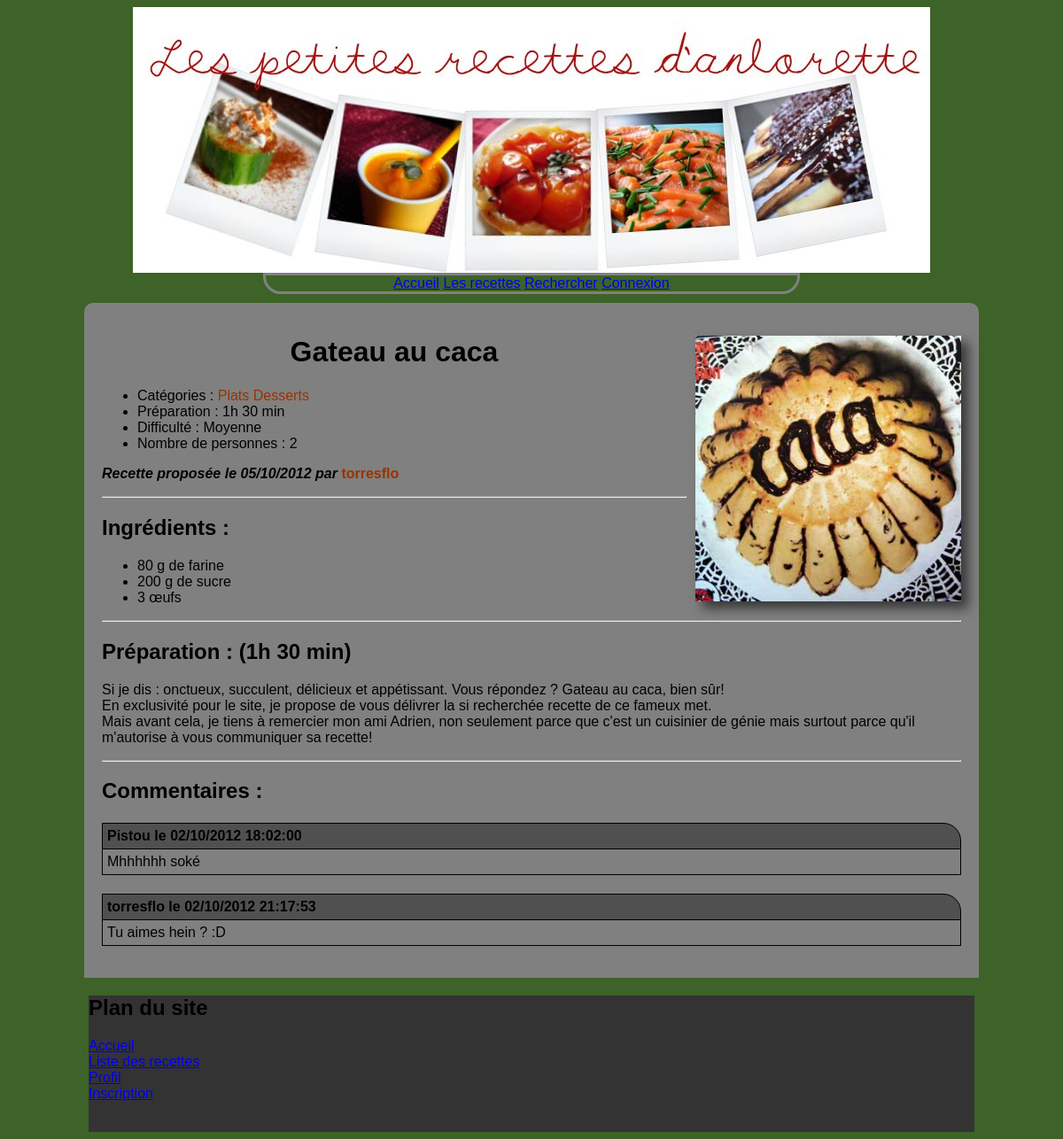
Screenshot of /site/index.php?page=detail&idr=2 with the database file from the repository.
### tables this page shows
CREATE TABLE Utilisateur
(
	id_utilisateur		int auto_increment,
	login				varchar(25),
	nom_utilisateur		varchar(25) default null,
	prenom				varchar(25) default null,
	mdp					varchar(100) not null,
	email				varchar(25) not null,
	type_utilisateur	integer not null default 0,
	constraint PK_Utilisateur primary key (id_utilisateur, login),
	
	constraint CST_Type_Utilisateur
		check (type_utilisateur = 0 OR type_utilisateur = 1)
);

CREATE TABLE Recette
(
	id_recette		int auto_increment primary key,
	id_utilisateur	int,
	titre			varchar(100) not null,
	recette			text not null,
	etat			integer not null default 0,
	temps_prepar	time default null,
	nb_pers			int default 1,
	difficulte		int default 0,
	image_recette	text default null,
	date_recette	DATE not null,
	
	constraint CST_Etat_Recette
		check (etat = 0 OR etat = 1 OR etat = 2),
	
	constraint CST_Difficulte_Recette
		check (difficulte = 0 OR difficulte = 1 OR difficulte = 2 OR difficulte = 3)
);

CREATE TABLE Categorie
(
	id_categorie	int auto_increment,
	nom_categorie	varchar(10),
	image_categorie	text not null,
	constraint PK_Categorie primary key (id_categorie, nom_categorie)
);

CREATE TABLE Commentaire
(
	id_com			int auto_increment primary key,
	id_utilisateur	int,
	id_recette		int,
	commentaire		text not null,
	date_com		DATETIME not null
);

### site/index.php (called while the page is built, shortened)
<?php
	include 'includes/lib.inc.php';
	if (isset($_GET['page']) and !empty($_GET['page']))
	{
		if (pageExists($_GET['page'], $_PAGES))
			$contenu_page = $_PAGES[$_GET['page']];
		else
			$contenu_page = ERROR_404;
	}
	else
		$contenu_page = $_PAGES['accueil'];
	$_SQUELETTE['contenu']		= loadPageContent($contenu_page);
?>

### site/includes/detail_recette.inc.php (the view)
<?php
function previewCommentaire($id_recette) {
	$requette=<<<EOF
	SELECT r.id_recette, titre, commentaire, date_com, u.id_utilisateur, login
	FROM  recette r INNER JOIN commentaire c ON r.id_recette=c.id_recette
					INNER JOIN utilisateur u ON c.id_utilisateur=u.id_utilisateur
	WHERE id_com=$id_recette;
EOF;
	$result = my_request($requette);
	if ($result !== false) {
		$line = $result[0];
		$idUtil='<a href="./index.php?page=profil&idp='.$line['id_utilisateur'].'">'.$line['login'].'</a>';
		$dateCom= formatDateHeure($line['date_com']);
		$textCom=$line['commentaire'];
		$commentaire=<<<EOF
		<div class="commentaire">
			<h4>$idUtil le $dateCom</h4>
			<p>$textCom</p>
		</div>
EOF;
		return $commentaire;
	}
	else
		return '';
}
if (isset($_GET['idr']) and !empty($_GET['idr']))
{
	$id_recette=$_GET['idr'];
	$request_recette = <<< EOF
	SELECT *
	FROM recette
	WHERE id_recette = $id_recette;
EOF;
	$request_utlisateur = <<< EOF
	SELECT U.id_utilisateur, login, nom_utilisateur, prenom
	FROM recette R INNER JOIN utilisateur U ON R.id_utilisateur=U.id_utilisateur
	WHERE id_recette = $id_recette;
EOF;
	$request_ingredients = <<< EOF
	SELECT nom_ingredient, quantite, nom_unite
	FROM recette R INNER JOIN compose C ON R.id_recette=C.id_recette
	INNER JOIN ingredient I ON C.id_ingredient=I.id_ingredient
	INNER JOIN mesure M ON I.id_ingredient=M.id_ingredient
	INNER JOIN unite U ON M.id_unite=U.id_unite
	WHERE R.id_recette = $id_recette;
EOF;
	$request_categorie = <<< EOF
	SELECT C.id_categorie, nom_categorie
	FROM recette R INNER JOIN appartient A ON R.id_recette=A.id_recette
	INNER JOIN categorie C ON A.id_categorie=C.id_categorie
	WHERE R.id_recette = $id_recette;
EOF;
	$request_commentaires = <<< EOF
	SELECT id_com
	FROM commentaire C INNER JOIN recette R ON C.id_recette=R.id_recette
	WHERE R.id_recette = $id_recette;
EOF;
	$result_recette		= my_request($request_recette);
	$result_utlisateur	= my_request($request_utlisateur);
	$result_ingredients	= my_request($request_ingredients);
	$result_categorie	= my_request($request_categorie);
	$result_commentaires= my_request($request_commentaires);
	if ($result_recette		!== false
	and $result_utlisateur	!== false
	and $result_ingredients	!== false
	and $result_categorie	!== false
	and $result_commentaires!== false) {
		$categories_recette = 'Catégorie';
		if (count($result_categorie) > 1)
			$categories_recette .= 's';
		$categories_recette .= ' : ';
		foreach ($result_categorie as $value) {
			$categories_recette .= '<a href="./index.php?page=recettes&idc='.$value['id_categorie'].'">'.$value['nom_categorie'].'</a> ';
		}
		$titre_recette		= $result_recette[0]['titre'];
		$nom_utilisateur	= $result_utlisateur[0]['login'];
		$id_utilisateur		= $result_utlisateur[0]['id_utilisateur'];
		$nbr_pers			= $result_recette[0]['nb_pers'];
		$temps_preparation	= formatTime($result_recette[0]['temps_prepar']);
		$difficulte_recette	= getDifficulte($result_recette[0]['difficulte']);
		$texte_recette		= nl2br($result_recette[0]['recette']);
		$date_recette		= formatDate($result_recette[0]['date_recette']);
		if (is_null($result_recette[0]['image_recette'])) {
			$image_recette = 'images/default/recette.png';
		}
		else
			$image_recette = 'images/'.$result_utlisateur[0]['login'].'/'.$result_recette[0]['titre'].'/'.$result_recette[0]['image_recette'];
		echo <<< EOF
		<div id="detail_recette">
		<div id="presentation">
			<img class="img_recette" src="$image_recette" alt="Illustration recette" height="300" width="300" />
			<h1>$titre_recette</h1>
			<ul>
				<li>$categories_recette</li>
				<li>Préparation : $temps_preparation</li>
				<li>Difficulté : $difficulte_recette</li>
				<li>Nombre de personnes : $nbr_pers</li>
			</ul>
			<p class="auteur_recette">Recette proposée le $date_recette par <a href="./index.php?page=profil&idp=$id_utilisateur">$nom_utilisateur</a></p>
			<hr />
		</div>
		<div id="ingredients">
			<h2>Ingrédients :</h2>
			<ul>
EOF;
		foreach ($result_ingredients as $line)
			echo '<li>'.formatIngredient($line['quantite'], $line['nom_unite'], $line['nom_ingredient']).'</li>';
		echo <<< EOF
			</ul>
		<hr />
		</div>
		<div id="preparation">
			<h2>Préparation : ($temps_preparation)</h2>
			<p>$texte_recette</p>
			<hr />
		</div>
EOF;
		if (!empty($result_commentaires)) {
			echo <<< EOF
			<h2>Commentaires :</h2>
			<div id="liste_commentaires">
EOF;
			foreach ($result_commentaires as $line)
				echo previewCommentaire($line['id_com']);
			echo '</div>';
		}
		echo '</div>';
	}
	else
		echo '<h1>Recette inexistante !</h1>';
}
else
	echo '<h1>Recette inexistante !</h1>';
?>

### site/css/style.css (style rules this page uses)
body { background-color: #3D6328; font-family: Arial, sans-serif; }
hr { color: black; }
#contenu a { color: #993300; text-decoration: none; }
#detail_recette { margin: 10px; padding: 5px; padding-top: 1px; }
#detail_recette #presentation h1 { text-align: center; }
#detail_recette .auteur_recette { font-style: italic; font-weight: bold; }
#detail_recette .auteur_recette a { font-style: normal; }
#detail_recette #presentation .img_recette { float: right; weight: 300px; height: 300px; margin-left: 10px; box-shadow: 8px 8px 12px #383838; }
#liste_commentaires .commentaire h4 { border: solid 1px black; border-radius: 0 20px 0 0; padding: 5px; background-color: #505050; margin-bottom: 0px; }
#liste_commentaires .commentaire p { padding: 5px; border: solid 1px black; border-top: 0px; margin-top: 0px; }
#liste_commentaires .commentaire a { color: black; }

### rows the page displays
utilisateur: login.image_recette (picture), login "torresflo"
recette: titre "Gateau au caca", temps_prepar "1h 30 min", difficulte "Moyenne", nb_pers "2", date_recette "05/10/2012", recette "Si je dis : onctueux, succulent, délicieux et appétissant. Vous répondez ? Gateau au caca, bien sûr! En exclusivité pour le site, je propose de vous délivrer la si recherchée recette de ce fameux met. Mais avant cela, je tiens à remercier mon ami Adrien, non seulement parce que c'est un cuisinier de génie mais surtout parce qu'il m'autorise à vous communiquer sa recette!"
categorie: nom_categorie "Plats"
categorie: nom_categorie "Desserts"
commentaire: utilisateur.login "Pistou", date_com "02/10/2012 18:02:00", commentaire "Mhhhhhh soké"
commentaire: utilisateur.login "torresflo", date_com "02/10/2012 21:17:53", commentaire "Tu aimes hein ? :D"

### other values shown
$categories_recette "Catégories :"
